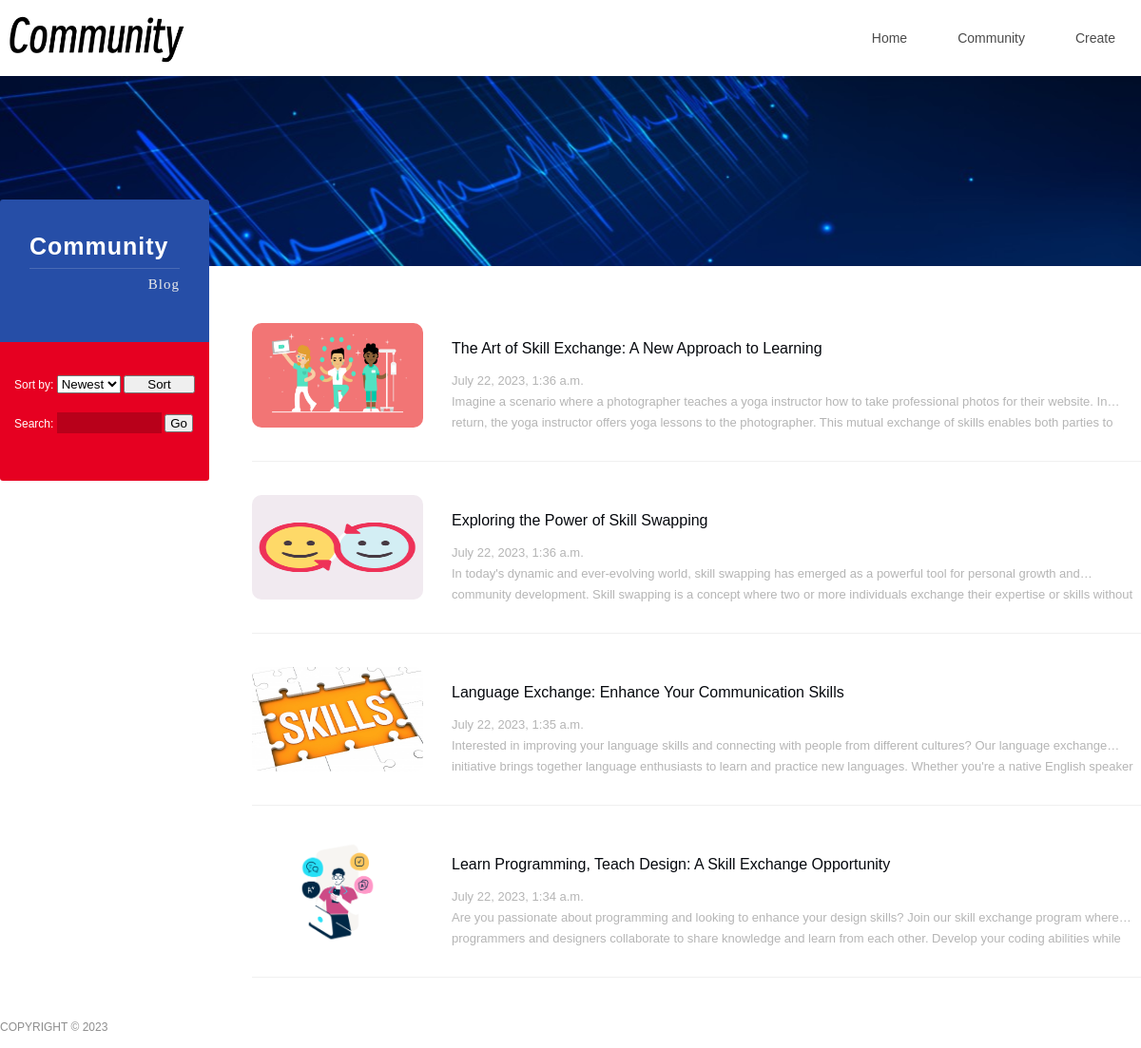
/community/, run on the app's committed database.
### app/models.py (models this page shows, shortened)
class WriteSomething(models.Model):
    title = models.CharField(max_length=100)
    content = models.TextField()
    image = models.ImageField(upload_to='images/', blank=True, null=True, validators=[FileExtensionValidator(['jpg', 'jpeg', 'png'])])
    created_at = models.DateTimeField(auto_now_add=True)

### app/views.py (the view)
# urls.py: path('community/', views.community, name='community'),
def community(request):
    sort_by = request.GET.get('sort', 'newest')
    search_query = request.GET.get('search', '')
    if sort_by == 'newest':
        data_list = WriteSomething.objects.order_by('-id')
    elif sort_by == 'oldest':
        data_list = WriteSomething.objects.order_by('id')
    else:
        data_list = WriteSomething.objects.all()
    if search_query:
        data_list = data_list.filter(title__icontains=search_query)
    return render(request, "community2.html", {"data_list": data_list, "sort_by": sort_by, "search_query": search_query})

### app/templates/community2.html (shortened to what this page needs)
<!DOCTYPE html
	PUBLIC "-//W3C//DTD XHTML 1.0 Transitional//EN" "http://www.w3.org/TR/xhtml1/DTD/xhtml1-transitional.dtd">
<html xmlns="http://www.w3.org/1999/xhtml">
<head>
	<link rel="stylesheet" type="text/css" href="/static/css/lib.css">
	<link rel="stylesheet" type="text/css" href="/static/css/style2.css">
	<link rel="stylesheet" type="text/css" href="/static/css/1362.css">
</head>
<body>
	<div id="header" class="index_nav">
		<div class="content">
			<a href="/" id="logo"><img src="/static/images/logo3.png" height="40" /></a>
			<ul id="nav">
				<li class="navitem">
					<a class="nav-a  " href="/" target="_self"><span data-title="Home">Home</span></a>
				</li>
				<li class="navitem">
					<a class="nav-a " href="/community" target="_self"><span data-title="Community">Community</span></a>
				</li>
				<li class="navitem">
					<a class="nav-a " href="/create" target="_self"><span data-title="Create">Create</span></a>
				</li>
			</ul>
		</div>
	</div>
	<div id="sitecontent">
		<div id="newsPage" class="npagePage Pagenews">
			<div id="banner">
				<div style="background-image:url(/static/images/1482763780963.jpg);"></div>
			</div>
			<div class="content">
				<div class="header">
					<p class="title">Community</p>
					<p class="subtitle">Blog</p>
				</div>
				<div id="category">
					<div class="sort">
						<form method="GET" action="{% url 'community' %}">
							<label for="sort">Sort by:</label>
							<select id="sort" name="sort">
								<option value="newest" {% if sort_by == 'newest' %}selected{% endif %}>Newest</option>
							</select>
							<button type="submit">Sort</button>
						</form>
					</div>
					<div class="search">
						<form method="GET" action="{% url 'community' %}">
							<label for="search">Search:</label>
							<input type="text" id="search" name="search" value="{{ search_query }}">
							<button type="submit" class="btn">Go</button>
						</form>
					</div>
				</div>
				<div id="newslist">
					<div class="wrapper">
						{% for obj in data_list %}
						<div id="newsitem_0" class="wow newstitem left">
							<a class="newscontent" target="_blank" href="{{ obj.id }}">
								<div class="news_wrapper">
									<div class="newsbody">
										<p class="title">{{ obj.title }}</p>
										<p class="description">{{ obj.created_at }}<br>{{ obj.content }}</p>
									</div>
								</div>
								<div class="newsimg">
									{% if obj.image %}
									<img src="{{ obj.image.url }}" alt="" srcset="" style="width: 180px; height: 110px; border-radius:10px">
									{% endif %}
								</div>
							</a>
						</div>
						{% endfor %}
					</div>
				</div>
			</div>
		</div>
	</div>
	<div id="footer">
		<p>COPYRIGHT © 2023</p>
	</div>
</body>
</html>

### app/static/css/style2.css (style rules this page uses)
* { padding: 0; margin: 0; }
ul li { list-style: none; }
a { text-decoration: none; }
img { border: none; float: left; }
input { border: none; background: none; }
input, textarea { font-family: Arial; outline: 0; font-size: 14px; -webkit-appearance: none; }
html, body { font: 12px Arial; color: #929292; width: 100%; height: 100%; background: #fff }
body { overflow-x: hidden; min-width: 1200px }
#header { width: 100%; height: auto; position: fixed; padding-top: 20px; font-size: 14px; transition: all ease .3s; z-index: 99; transition-property: padding, background }
#header .content { padding: 0 40px; }
#header #logo { width: auto; height: 40px; display: block; float: left; margin-right: 50px }
#header ul li.navitem { padding: 0 20px 10px 20px; width: auto; height: 50px; line-height: 40px; float: left; position: relative; }
#header ul li.navitem a { color: #fff; transition: none ease-out .3s; transition-property: color, background, text-indent, opacity }
#sitecontent { height: auto; min-height: 1000px; }
.content .header { padding-bottom: 50px; padding-top: 80px }
.content .header p { text-align: center; }
.content .header p.title { color: #444; font-size: 26px }
.content .header p.subtitle { color: #c1c1c1; font-size: 16px }
#newslist, #newslist .wrapper, #indexPage #mnews .content_list { height: 100%; width: 100% }
#newslist { margin: 0 auto }
#newslist .newstitem { width: 100%; height: 33.3%; }
#newslist .newstitem a.newscontent { height: 100%; display: block; text-align: center; position: relative }
#newslist .news_wrapper { width: 37.5%; height: 100%; background: #fff; z-index: 1; transition: all 0.25s ease 0s }
#newslist .news_wrapper::before { content: ""; display: inline-block; height: auto; vertical-align: middle; }
#newslist .newsbody { display: inline-block; max-width: 99%; vertical-align: middle; width: 330px; }
#newslist .newsbody .title { font-size: 30px; color: #333; line-height: 40px; }
#newslist .newsbody .description { width: 100%; height: auto; line-height: 22px; font-size: 13px; color: #6a6a6a; margin-top: 10px; }
#newslist .newstitem .newsimg { width: 62.5%; height: 100%; background-position: center; background-size: cover; }
#newslist .newstitem .newsimg, #newslist .newstitem .news_wrapper { bottom: 0; left: 0; position: absolute; right: 0; top: 0; }
#newslist .newstitem.left .news_wrapper { left: auto; }
#newslist .newstitem.left a.newscontent { padding-left: 62.5% }
.npagePage #banner { width: 100%; height: 380px; position: relative; }
.npagePage #banner div { background-color: #39383E; background-repeat: no-repeat; background-position: center; background-size: cover; position: fixed; width: 100%; height: 380px; }
.npagePage .content { background-color: #fff; position: relative; z-index: 1 }
#category { text-align: center; padding-bottom: 50px }
#footer { background: #000; width: 100%; position: relative; z-index: 2 }
#footer p { text-align: right; padding: 20px; font-size: 12px; color: #8e8e8e; height: 20px; line-height: 20px }
.animated { animation-name: fadeInUp; animation-delay: 0s; }

### app/templates/community2.html (style rules this page uses)
.sort,.search { color: #fff; margin: 20px 0; }
.sort button { width: 75px; }
#search { background-color: rgba(0, 0, 0, 0.2); width: 100px; line-height: 22px; padding-left: 10px; color: #fff; }
.btn { width: 30px; }

### data on the page
WriteSomething: title "The Art of Skill Exchange: A New Approach to Learning", created_at "July 22, 2023, 1:36 a.m.", content "Imagine a scenario where a photographer teaches a yoga instructor how to take professional photos for their website. In return, the yoga instructor offers yoga lessons to the photographer. This mutual exchange of skills enables both parties…", image (picture)
WriteSomething: title "Exploring the Power of Skill Swapping", created_at "July 22, 2023, 1:36 a.m.", content "In today's dynamic and ever-evolving world, skill swapping has emerged as a powerful tool for personal growth and community development. Skill swapping is a concept where two or more individuals exchange their expertise or skills…", image (picture)
WriteSomething: title "Language Exchange: Enhance Your Communication Skills", created_at "July 22, 2023, 1:35 a.m.", content "Interested in improving your language skills and connecting with people from different cultures? Our language exchange initiative brings together language enthusiasts to learn and practice new languages. Whether you're a native English…", image (picture)
WriteSomething: title "Learn Programming, Teach Design: A Skill Exchange Opportunity", created_at "July 22, 2023, 1:34 a.m.", content "Are you passionate about programming and looking to enhance your design skills? Join our skill exchange program where programmers and designers collaborate to share knowledge and learn from each other. Develop your coding abilities…", image (picture)
